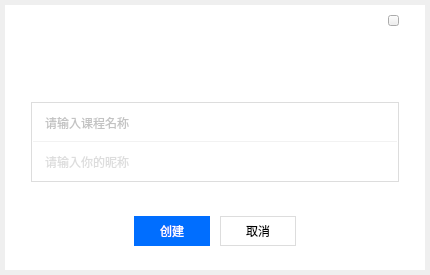
<?xml version="1.0" encoding="UTF-8"?>
<ui version="4.0">
 <class>QDialogCourseInfo</class>
 <widget class="QDialog" name="QDialogCourseInfo">
  <property name="geometry">
   <rect>
    <x>0</x>
    <y>0</y>
    <width>430</width>
    <height>275</height>
   </rect>
  </property>
  <property name="windowTitle">
   <string>EnterRoom</string>
  </property>
  <layout class="QVBoxLayout" name="verticalLayout_5">
   <property name="spacing">
    <number>0</number>
   </property>
   <property name="leftMargin">
    <number>5</number>
   </property>
   <property name="topMargin">
    <number>5</number>
   </property>
   <property name="rightMargin">
    <number>5</number>
   </property>
   <property name="bottomMargin">
    <number>5</number>
   </property>
   <item>
    <widget class="QWidget" name="widgetMain" native="true">
     <property name="minimumSize">
      <size>
       <width>420</width>
       <height>265</height>
      </size>
     </property>
     <property name="maximumSize">
      <size>
       <width>420</width>
       <height>265</height>
      </size>
     </property>
     <property name="styleSheet">
      <string notr="true">#widgetMain{
	background-color: rgb(255, 255, 255);
}</string>
     </property>
     <layout class="QVBoxLayout" name="verticalLayout_4">
      <property name="spacing">
       <number>0</number>
      </property>
      <property name="leftMargin">
       <number>26</number>
      </property>
      <property name="topMargin">
       <number>10</number>
      </property>
      <property name="rightMargin">
       <number>26</number>
      </property>
      <property name="bottomMargin">
       <number>0</number>
      </property>
      <item>
       <layout class="QVBoxLayout" name="verticalLayout_7">
        <property name="spacing">
         <number>0</number>
        </property>
        <property name="bottomMargin">
         <number>15</number>
        </property>
        <item>
         <layout class="QHBoxLayout" name="horizontalLayout">
          <property name="spacing">
           <number>0</number>
          </property>
          <item>
           <spacer name="horizontalSpacer">
            <property name="orientation">
             <enum>Qt::Horizontal</enum>
            </property>
            <property name="sizeHint" stdset="0">
             <size>
              <width>40</width>
              <height>11</height>
             </size>
            </property>
           </spacer>
          </item>
          <item>
           <widget class="QPushButton" name="btn_close">
            <property name="minimumSize">
             <size>
              <width>11</width>
              <height>11</height>
             </size>
            </property>
            <property name="maximumSize">
             <size>
              <width>11</width>
              <height>11</height>
             </size>
            </property>
            <property name="styleSheet">
             <string notr="true">QPushButton {
	border-image: url(:/Course/course/close-normal.png);
}

QPushButton:pressed {
	border-image: url(:/Course/course/close-press.png);
}</string>
            </property>
            <property name="text">
             <string/>
            </property>
            <property name="autoDefault">
             <bool>false</bool>
            </property>
           </widget>
          </item>
         </layout>
        </item>
        <item>
         <spacer name="verticalSpacer">
          <property name="orientation">
           <enum>Qt::Vertical</enum>
          </property>
          <property name="sizeHint" stdset="0">
           <size>
            <width>20</width>
            <height>40</height>
           </size>
          </property>
         </spacer>
        </item>
        <item>
         <layout class="QHBoxLayout" name="horizontalLayout_3">
          <item>
           <widget class="QLabel" name="title">
            <property name="minimumSize">
             <size>
              <width>230</width>
              <height>36</height>
             </size>
            </property>
            <property name="maximumSize">
             <size>
              <width>230</width>
              <height>36</height>
             </size>
            </property>
            <property name="font">
             <font>
              <family>微软雅黑</family>
              <pointsize>20</pointsize>
             </font>
            </property>
            <property name="styleSheet">
             <string notr="true">#title{
	image: url(:/Course/course/logo-portal.png);
}</string>
            </property>
            <property name="text">
             <string/>
            </property>
           </widget>
          </item>
         </layout>
        </item>
       </layout>
      </item>
      <item>
       <layout class="QVBoxLayout" name="verticalLayout_3">
        <property name="spacing">
         <number>0</number>
        </property>
        <property name="topMargin">
         <number>10</number>
        </property>
        <property name="rightMargin">
         <number>0</number>
        </property>
        <property name="bottomMargin">
         <number>10</number>
        </property>
        <item>
         <widget class="QWidget" name="widget_input" native="true">
          <property name="minimumSize">
           <size>
            <width>0</width>
            <height>80</height>
           </size>
          </property>
          <property name="maximumSize">
           <size>
            <width>16777215</width>
            <height>80</height>
           </size>
          </property>
          <property name="styleSheet">
           <string notr="true">#widget_input{
	border: 1px solid #dddddd;
}</string>
          </property>
          <layout class="QVBoxLayout" name="verticalLayout_6">
           <property name="spacing">
            <number>0</number>
           </property>
           <property name="leftMargin">
            <number>1</number>
           </property>
           <property name="topMargin">
            <number>1</number>
           </property>
           <property name="rightMargin">
            <number>1</number>
           </property>
           <property name="bottomMargin">
            <number>1</number>
           </property>
           <item>
            <widget class="QLineEdit" name="tb_court_name">
             <property name="minimumSize">
              <size>
               <width>0</width>
               <height>39</height>
              </size>
             </property>
             <property name="styleSheet">
              <string notr="true">QLineEdit{
	font: 9pt &quot;Microsoft YaHei&quot;;
    color: #888888;
	border: 1px solid #ffffff;
	border-bottom-color: #f2f2f2;
	padding-left: 10px;
}</string>
             </property>
             <property name="maxLength">
              <number>10</number>
             </property>
             <property name="placeholderText">
              <string>请输入课程名称</string>
             </property>
            </widget>
           </item>
           <item>
            <widget class="QLineEdit" name="tb_nick_name">
             <property name="minimumSize">
              <size>
               <width>0</width>
               <height>39</height>
              </size>
             </property>
             <property name="styleSheet">
              <string notr="true">QLineEdit{
	font: 9pt &quot;Microsoft YaHei&quot;;
    color: #bbbbbb;
	border: 1px solid #ffffff;
	padding-left: 10px;
}</string>
             </property>
             <property name="maxLength">
              <number>10</number>
             </property>
             <property name="placeholderText">
              <string>请输入你的昵称</string>
             </property>
            </widget>
           </item>
          </layout>
         </widget>
        </item>
       </layout>
      </item>
      <item>
       <layout class="QHBoxLayout" name="horizontalLayout_2">
        <property name="spacing">
         <number>10</number>
        </property>
        <property name="topMargin">
         <number>24</number>
        </property>
        <property name="bottomMargin">
         <number>24</number>
        </property>
        <item>
         <spacer name="horizontalSpacer_2">
          <property name="orientation">
           <enum>Qt::Horizontal</enum>
          </property>
          <property name="sizeHint" stdset="0">
           <size>
            <width>40</width>
            <height>20</height>
           </size>
          </property>
         </spacer>
        </item>
        <item>
         <widget class="QPushButton" name="btn_operate">
          <property name="minimumSize">
           <size>
            <width>76</width>
            <height>30</height>
           </size>
          </property>
          <property name="maximumSize">
           <size>
            <width>76</width>
            <height>30</height>
           </size>
          </property>
          <property name="styleSheet">
           <string notr="true">QPushButton {
	border: none;
	background:  #006eff;
	color: #ffffff;
	font: 10pt &quot;Microsoft YaHei&quot;;
}

QPushButton:hover {
	background:  #0068f2;
}

QPushButton:pressed {
	background:  #0062e5;
}

QPushButton:disable {
	border: 1px solid #d5d5d5;
	color: #bbbbbb;
	background:  #f2f2f2;
}</string>
          </property>
          <property name="text">
           <string>创建</string>
          </property>
          <property name="default">
           <bool>true</bool>
          </property>
         </widget>
        </item>
        <item>
         <widget class="QPushButton" name="btn_cancel">
          <property name="minimumSize">
           <size>
            <width>76</width>
            <height>30</height>
           </size>
          </property>
          <property name="maximumSize">
           <size>
            <width>76</width>
            <height>30</height>
           </size>
          </property>
          <property name="styleSheet">
           <string notr="true">QPushButton {
	border: 1px solid #dddddd;
	background:  #ffffff;
	color: #000000;
	font: 10pt &quot;Microsoft YaHei&quot;;
}

QPushButton:hover {
	border: 1px solid #d2d2d2;
	background:  #f2f2f2;
}

QPushButton:pressed {
	border: 1px solid #d2d2d2;
	background:  #e5e5e5;
}

QPushButton:disable {
	border: 1px solid #d5d5d5;
	color: #bbbbbb;
	background:  #f2f2f2;
}</string>
          </property>
          <property name="text">
           <string>取消</string>
          </property>
          <property name="autoDefault">
           <bool>false</bool>
          </property>
         </widget>
        </item>
        <item>
         <spacer name="horizontalSpacer_3">
          <property name="orientation">
           <enum>Qt::Horizontal</enum>
          </property>
          <property name="sizeHint" stdset="0">
           <size>
            <width>40</width>
            <height>20</height>
           </size>
          </property>
         </spacer>
        </item>
       </layout>
      </item>
     </layout>
    </widget>
   </item>
  </layout>
 </widget>
 <layoutdefault spacing="6" margin="11"/>
 <tabstops>
  <tabstop>tb_court_name</tabstop>
  <tabstop>tb_nick_name</tabstop>
  <tabstop>btn_operate</tabstop>
  <tabstop>btn_cancel</tabstop>
  <tabstop>btn_close</tabstop>
 </tabstops>
 <resources>
  <include location="../res/Course.qrc"/>
 </resources>
 <connections/>
</ui>
